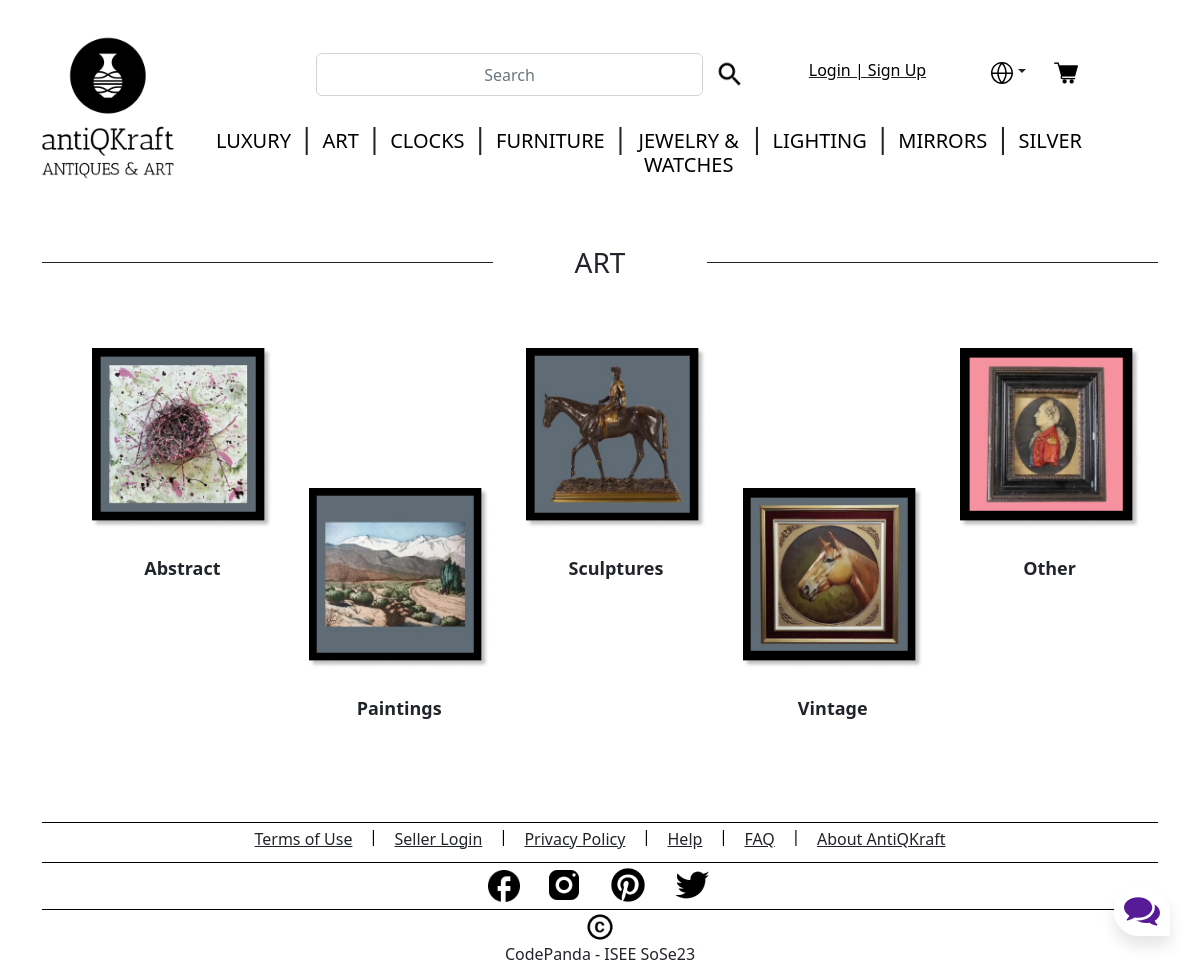
Screenshot of /category?categoryid=2 with the database file from the repository.
### tables this page shows
CREATE TABLE "CATEGORY" (
	"category_id"	INTEGER NOT NULL UNIQUE,
	"category_name"	TEXT NOT NULL,
	"category_image_id"	TEXT,
	PRIMARY KEY("category_id" AUTOINCREMENT)
);

CREATE TABLE "SUB_CATEGORY" (
	"sub_serial_number"	INTEGER NOT NULL UNIQUE,
	"category_id"	INTEGER NOT NULL,
	"sub_category_name"	TEXT NOT NULL,
	"sub_category_image_id"	INTEGER NOT NULL,
	"sub_category_id"	INTEGER,
	FOREIGN KEY("category_id") REFERENCES "CATEGORY"("category_id"),
	PRIMARY KEY("sub_serial_number" AUTOINCREMENT)
);

### antikraft-app.py (the view)
@app.route("/category")
def getSpecificCategory():
    if 'login_status' not in session:
        session["login_status"] = 'False'
    qTerm = request.args.get('categoryid')
    row_val = getSpecificCategoryRow(qTerm)
    row_json = row_val.json
    category_id = row_json['category_id']
    db_images = getSpecificCategoryImages(category_id)
    categories = getAllCategories()
    return render_template('category/category_landing_page.html', categories=categories.json, \
                           row_val=row_val.json, image_list=db_images['sub_category_image_id'], \
                            sub_cat_list=db_images['sub_category_name'], sub_cat_id_list=db_images['sub_category_id'])

### antikraft-app.py (called while the page is built)
def getSpecificCategoryRow(qTerm):
    spec_cat = getSpecificCategoryList(qTerm)
    response = app.response_class(
        response=json.dumps(spec_cat),
        status=200,
        mimetype='application/json'
    )
    return response

@app.route('/getAllCategories',  methods=['GET'])
def getAllCategories():
    categories = getAllCategoriesList()
    response = app.response_class(
        response=json.dumps(categories),
        status=200,
        mimetype='application/json'
    )
    return response

### backend/controller.py (called while the page is built)
def getAllCategoriesList():
    data = {}
    data = readOperation("CATEGORY", "category_name")
    return data

def getSpecificCategoryList(category_id):
    data = {}
    data = readOperationCategory("CATEGORY", category_id)
    return data

def getSpecificCategoryImages(category_id):
    data = {}
    data = readOperationCategoryImages("SUB_CATEGORY", category_id)
    return data

### backend/model.py (called while the page is built)
def get_db_connection():
    conn = sqlite3.connect('antiqkraft-database.db', isolation_level=None)
    conn.row_factory = sqlite3.Row
    return conn.cursor()

def readOperationCategory(TABLE_NAME: str, CAT_ID: int):
    conn = get_db_connection()
    query = "SELECT * from " + TABLE_NAME + " where category_id=" + str(CAT_ID)
    data = conn.execute(query)
    category_row = {}
    for row in data:
        category_row['category_id'] = row["category_id"]
        category_row['category_name'] = row["category_name"]
    if category_row is not None:
        return category_row

def readOperationCategoryImages(TABLE_NAME: str, CAT_ID: int):
    conn = get_db_connection()
    query = "SELECT * from " + TABLE_NAME + " where category_id=" + str(CAT_ID)
    data = conn.execute(query)
    keyList = ["category_id", "sub_category_id", "sub_category_name", "sub_category_image_id"]
    sub_category_row = {key: [] for key in keyList}
    for row in data:
        sub_category_row['category_id'].append(row["category_id"])
        sub_category_row['sub_category_id'].append(row["sub_category_id"])
        sub_category_row['sub_category_name'].append(row["sub_category_name"])
        sub_category_row['sub_category_image_id'].append(row["sub_category_image_id"])
    if sub_category_row is not None:
        return sub_category_row

### templates/category/category_landing_page.html (shortened to what this page needs)
{% include 'base.html' %}
{% include 'header/header.html' %}
<div class="container">
    <div class="row">
        <div class="col-5">
            <hr class="hr" style="background-color: #000; opacity: 1;" />
        </div>
        <div class="col-2">
            <h3 style="text-align: center; text-transform: uppercase;">{{row_val['category_name']}}</h3>
        </div>
        <div class="col-5">
            <hr class="hr" style="background-color: #000; opacity: 1;" />
        </div>
    </div>
    <div>
        <ul style="display: flex; justify-content:space-between; margin-bottom: 100px; margin-top: 50px;">
            <a class="nav-link" href="http://127.0.0.1:5000/subcategory?categoryid={{row_val['category_id']}}&subcategoryid={{sub_cat_id_list[0]}}" style="text-align: center; margin-right: auto; margin-left: auto; font-size: large; font-weight: bold;">
                <img src={{image_list[0]}} width="180px" height="180px" style="margin-top: 10px;">
                <br></br>
                {{sub_cat_list[0]}}
            </a>
            <a class="nav-link" href="http://127.0.0.1:5000/subcategory?categoryid={{row_val['category_id']}}&subcategoryid={{sub_cat_id_list[1]}}" style="text-align: center; margin-right: auto; margin-left: auto; font-size: large; font-weight: bold;">
                <img src={{image_list[1]}} width="180px" height="180px" style="margin-top: 150px;">
                <br></br>
                {{sub_cat_list[1]}}
            </a>
            <a class="nav-link" href="http://127.0.0.1:5000/subcategory?categoryid={{row_val['category_id']}}&subcategoryid={{sub_cat_id_list[2]}}" style="text-align: center; margin-right: auto; margin-left: auto; font-size: large; font-weight: bold;">
                <img src={{image_list[2]}} width="180px" height="180px" style="margin-top: 10px;">
                <br></br>
                {{sub_cat_list[2]}}
            </a>
            <a class="nav-link" href="http://127.0.0.1:5000/subcategory?categoryid={{row_val['category_id']}}&subcategoryid={{sub_cat_id_list[3]}}" style="text-align: center; margin-right: auto; margin-left: auto; font-size: large; font-weight: bold;">
                <img src={{image_list[3]}} width="180px" height="180px" style="margin-top: 150px;">
                <br></br>
                {{sub_cat_list[3]}}
            </a>
            <a class="nav-link" href="http://127.0.0.1:5000/subcategory?categoryid={{row_val['category_id']}}&subcategoryid={{sub_cat_id_list[4]}}" style="text-align: center; margin-right: auto; margin-left: auto; font-size: large; font-weight: bold;">
                <img src={{image_list[4]}} width="180px" height="180px" style="margin-top: 10px;">
                <br></br>
                {{sub_cat_list[4]}}
            </a>
        </ul>
    </div>
</div>
{% include 'footer/footer.html' %}

### templates/base.html (shortened to what this page needs)
<!DOCTYPE html>
<html>
<head>
  <link href="https://cdn.jsdelivr.net/npm/bootstrap@5.2.0-beta1/dist/css/bootstrap.min.css" rel="stylesheet"
>
  <link rel="stylesheet" href="static/CSS/style.css">
</head>
<body>
  {% include 'chat/chat.html' %}
</body>
</html>

### templates/chat/chat.html (shortened to what this page needs)
<link rel="stylesheet" href="{{ url_for('static', filename='CSS/chat_style.css') }}">
<div class="container">
    <div class="chatbox">
        <div class="chatbox__button">
            <button><img src="{{ url_for('static', filename='chat/chatbox-icon.svg') }}" /></button>
        </div>
    </div>
</div>

### templates/header/header.html (shortened to what this page needs)
<div class="container-fluid">
    <div class="row">
        <div class="col-12">
            <nav class="navbar navbar-expand-lg navbar-fixed-top">
                <div class="col-2">
                    <a class="navbar-brand" href="http://127.0.0.1:5000/">
                        <img src="static/logo/logo-black.png" width="200" height="200" style="float: right;">
                    </a>
                </div>
                <div class="col-9 " id="navbarCollapse">
                    <ul class="navbar-nav nav-fill nav-pills pb-4">
                        <li class="nav-item"></li>
                        <div class="col-6">
                            <li class="nav-item">
                                <form action="search" method="POST">
                                    <div class="input-group-append rounded d-flex flex-row">
                                        <input type="text" class="form-control rounded" placeholder="Search"
                                            aria-label="Search" aria-describedby="search-addon" id="search"
                                            name="search">
                                        <button class="btn border-0" type="submit"><img class="img-fluid" max-width=20px
                                                height=20px id="search-logo" src="static/header/search.png" /></button>
                                    </div>
                                </form>
                            </li>
                        </div>
                        {% if session.login_status != "True"%}
                        <div class="col-3">
                            <li class="nav-item">
                                <a class="nav-link link-dark" style="text-decoration: underline;"
                                    href="http://127.0.0.1:5000/login">
                                    <h6>Login | Sign Up</h6>
                                </a>
                            </li>
                        </div>
                        {% endif %}
                        <div class="row">
                            <li class="nav-item">
                                    <a class="border-0 btn dropdown-toggle" type="button" id="dropdownMenuLink" data-toggle="dropdown" aria-haspopup="true" aria-expanded="false"><img class="img-fluid" max-width=20px height=20px
                                        id="search-logo" src="static/header/Globe.svg" /></a>
                                <a class="btn border-0" type="button" href="http://127.0.0.1:5000/checkout" ><img class="img-fluid" max-width=100% height=auto
                                        id="search-logo" src="static/header/Cart.png"/><sup style="font-size: large;">{{ session.total_items }}</sup></a>
                            </li>
                        </div>
                    </ul>
                    <ul class="navbar-nav nav-fill">
                        {%for values in categories.items()%}
                        {% if loop.index != 1 %}
                        <li class="nav-item" float=center>
                            <h3>|</h3>
                        </li>
                        {% endif %}
                        <li class="nav-item">
                            <a class="nav-link" href="{{values[0]}}" onclick="RedirectURL();return false;">
                                <h5 class="text-uppercase">{{values[1]}}</h5>
                            </a>
                        </li>
                        {%endfor%}
                    </ul>
                </div>
            </nav>
        </div>
    </div>
</div>

### templates/footer/footer.html (shortened to what this page needs)
<div class="container">
    <div class="separator_2"></div>
    <div class="row justify-content-md-center" id="footer">
        <ul class="bottom_stuff_2">
            <div class="col-md-auto">
                <a class="link-dark" href="link address">
                    <h8>Terms of Use</h8>
                </a>
            </div>
            <h6>&nbsp;&nbsp;&nbsp;&nbsp;|&nbsp;&nbsp;&nbsp;&nbsp;</h6>
            <div class="col-md-auto">
                <a class="link-dark" href="http://127.0.0.1:5000/seller-login">
                    <h8>Seller Login</h8>
                </a>
            </div>
            <h6>&nbsp;&nbsp;&nbsp;&nbsp;|&nbsp;&nbsp;&nbsp;&nbsp;</h6>
            <div class="col-md-auto">
                <a class="link-dark" href="link address">
                    <h8>Privacy Policy</h8>
                </a>
            </div>
            <h6>&nbsp;&nbsp;&nbsp;&nbsp;|&nbsp;&nbsp;&nbsp;&nbsp;</h6>
            <div class="col-md-auto">
                <a class="link-dark" href="link address">
                    <h8>Help</h8>
                </a>
            </div>
            <h6>&nbsp;&nbsp;&nbsp;&nbsp;|&nbsp;&nbsp;&nbsp;&nbsp;</h6>
            <div class="col-md-auto">
                <a class="link-dark" href="link address">
                    <h8>FAQ</h8>
                </a>
            </div>
            <h6>&nbsp;&nbsp;&nbsp;&nbsp;|&nbsp;&nbsp;&nbsp;&nbsp;</h6>
            <div class="col-md-auto">
                <a class="link-dark" href="link address">
                    <h8>About AntiQKraft</h8>
                </a>
            </div>
        </ul>
    </div>
    <div class="separator_2"></div>
    <div class="row justify-content-md-center" id="footer">
        <div class="col-md-auto clearfix">
            <a href="https://www.facebook.com/">
                <img src="static/footer/Vector.jpg" width="32" height="32" style="margin-top: 5px;">
            </a>
        </div>
        <div class="col-md-auto clearfix">
            <a href="https://www.instagram.com/">
                <img src="static/footer/Instagram.jpg" width="40" height="40">
            </a>
        </div>
        <div class="col-md-auto clearfix">
            <a href="https://www.pinterest.com/">
                <img src="static/footer/Pinterest.jpg" width="40" height="40">
            </a>
        </div>
        <div class="col-md-auto clearfix">
            <a href="https://twitter.com/">
                <img src="static/footer/Twitter.jpg" width="40" height="40">
            </a>
        </div>
    </div>
    <div class="separator_2"></div>
    <div class="row justify-content-md-center" id="footer">
        <div class="col-md-auto clearfix">
            <img src="static/footer/Copyright.jpg" width="30" height="30">
        </div>
        <h8 style="text-align: center;">CodePanda - ISEE SoSe23</h8>
    </div>
</div>

### static/CSS/style.css (style rules this page uses)
h5, h6 { color: black; float: center; text-align: center; }
#search { text-align: center; }
hr { background-color: black; opacity: 1; }
ul { list-style-type: none; }

### static/CSS/chat_style.css (style rules this page uses)
.chatbox { position: fixed; bottom: 30px; right: 30px; z-index: 999999; }
.chatbox__button { text-align: right; }
.chatbox__button button, .chatbox__button button:focus, .chatbox__button button:visited { padding: 10px; background: white; border: none; outline: none; border-top-left-radius: 50px; border-top-right-radius: 50px; border-bottom-left-radius: 50px; box-shadow: 0px 10px 15px rgba(0, 0, 0, 0.1); cursor: pointer; }

### templates/footer/footer.html (style rules this page uses)
.separator_2 { display: flex; align-items: center; flex: 2; border-bottom: 1px solid #000; margin-top: 4px; margin-bottom: 2px; }
.bottom_stuff_2 { margin-top: 2px; display: flex; text-align: center; justify-content: center; margin-bottom: 4px; }

### rows the page displays
CATEGORY: category_name "LUXURY"
CATEGORY: category_name "ART"
CATEGORY: category_name "CLOCKS"
CATEGORY: category_name "FURNITURE"
CATEGORY: category_name "JEWELRY & WATCHES"
CATEGORY: category_name "LIGHTING"
CATEGORY: category_name "MIRRORS"
CATEGORY: category_name "SILVER"
SUB_CATEGORY: sub_category_image (picture), sub_category_name "Abstract"
SUB_CATEGORY: sub_category_image (picture), sub_category_name "Paintings"
SUB_CATEGORY: sub_category_image (picture), sub_category_name "Sculptures"
SUB_CATEGORY: sub_category_image (picture), sub_category_name "Vintage"
SUB_CATEGORY: sub_category_image (picture), sub_category_name "Other"
